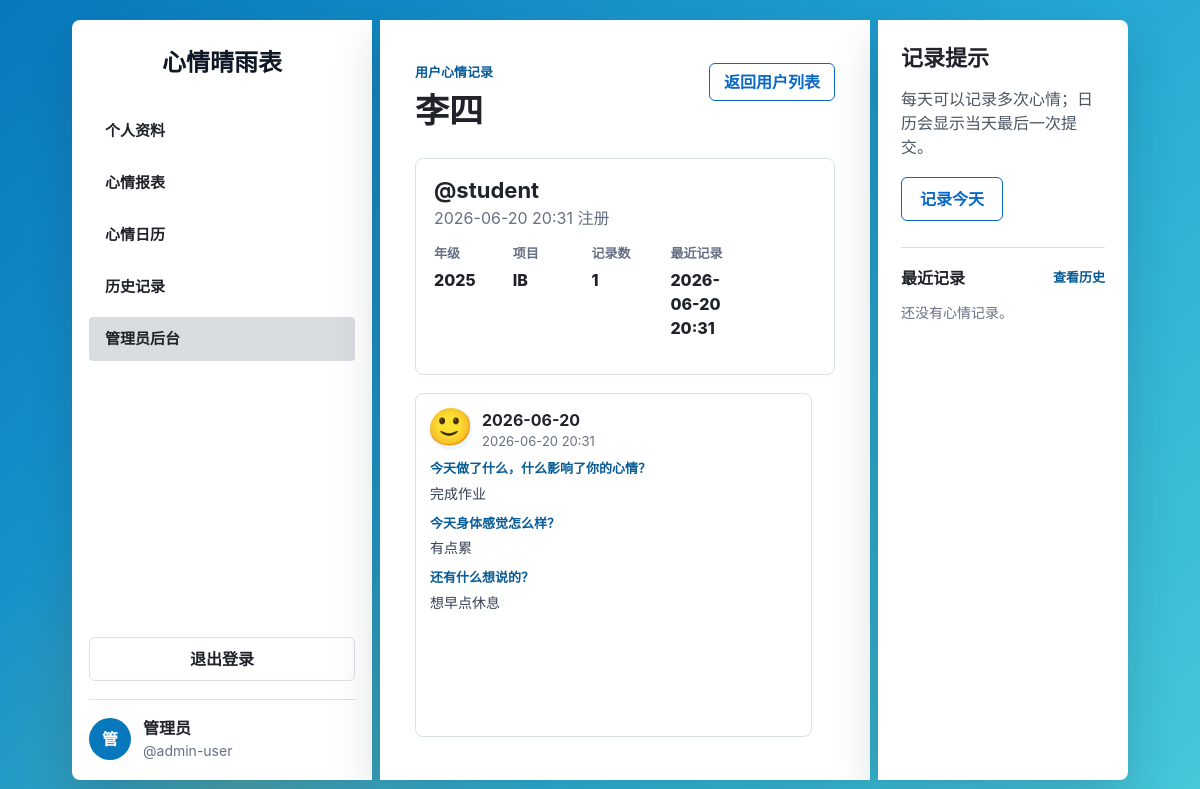
Page /admin/users/2 (signed in) on the earlier database version.
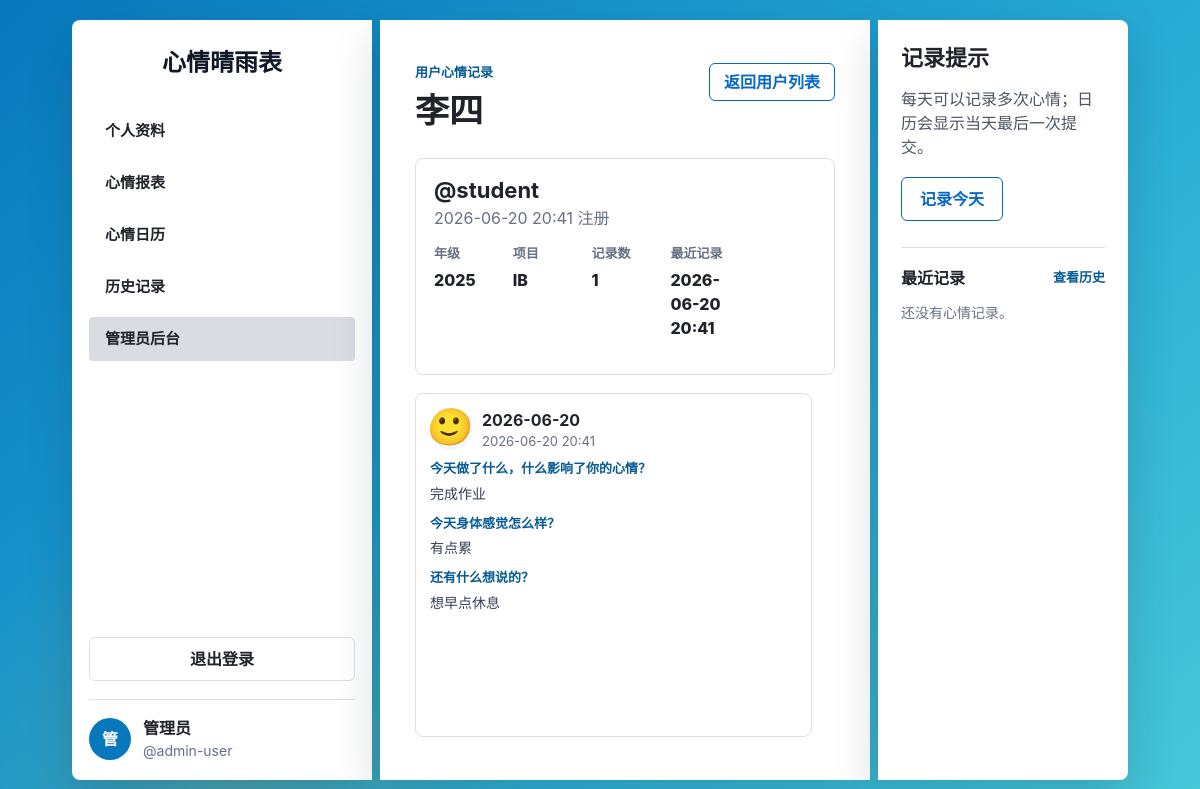
Same page on the later database version.
### tables this page shows
CREATE TABLE users (
                id INTEGER PRIMARY KEY AUTOINCREMENT,
                real_name TEXT NOT NULL,
                nickname TEXT NOT NULL UNIQUE,
                grade TEXT NOT NULL DEFAULT '',
                program TEXT NOT NULL DEFAULT '',
                is_admin INTEGER NOT NULL DEFAULT 0,
                password_hash TEXT NOT NULL,
                created_at TEXT NOT NULL
            );

CREATE TABLE mood_entries (
                id INTEGER PRIMARY KEY AUTOINCREMENT,
                user_id INTEGER NOT NULL,
                mood_emoji TEXT NOT NULL,
                reason TEXT NOT NULL,
                entry_date TEXT NOT NULL,
                created_at TEXT NOT NULL,
                FOREIGN KEY (user_id) REFERENCES users (id)
            );

### main.py (the view)
    @app.get("/admin/users/{user_id}", name="admin_user_detail")
    async def admin_user_detail(request: Request, user_id: int):
        user = require_admin(request)
        if isinstance(user, RedirectResponse):
            return user
        target_user, entries = get_admin_user_detail(request, user_id)
        if target_user is None:
            flash(request, "没有找到这个用户。", "error")
            return redirect_to(request, "admin_dashboard")
        return render_template(
            request,
            "admin_user.html",
            {
                "active_page": "admin_dashboard",
                "target_user": target_user,
                "entries": entries,
                "recent_entries": [],
            },
        )

### templates/admin_user.html (shortened to what this page needs)
{% extends "dashboard.html" %}
{% block content_card_class %}adaptive-scroll-card{% endblock %}
{% block content %}
<section class="page-heading admin-detail-heading">
  <div>
    <p class="eyebrow">用户心情记录</p>
    <h1>{{ target_user["real_name"] }}</h1>
  </div>
  <a class="outline-button admin-back-link" href="{{ url_for('admin_dashboard') }}">返回用户列表</a>
</section>
<section class="admin-user-card">
  <header class="admin-user-header">
    <div>
      <h2>@{{ target_user["nickname"] }}</h2>
      <p>{{ target_user["created_at"] | datetime_cn }} 注册</p>
    </div>
  </header>
  <dl class="admin-user-meta">
    <div>
      <dt>年级</dt>
      <dd>{{ target_user["grade"] or "未设置" }}</dd>
    </div>
    <div>
      <dt>项目</dt>
      <dd>{{ target_user["program"] or "未设置" }}</dd>
    </div>
    <div>
      <dt>记录数</dt>
      <dd>{{ target_user["entry_count"] }}</dd>
    </div>
    <div>
      <dt>最近记录</dt>
      <dd>{{ target_user["latest_entry_at"] | datetime_cn or "暂无" }}</dd>
    </div>
  </dl>
</section>
<section class="admin-entry-list" aria-label="心情记录">
  {% if entries %}
    {% for entry in entries %}
      <article class="admin-entry">
        <div class="admin-entry-heading">
          <span class="recent-emoji">
            <span class="emoji-glyph">{{ entry["mood_emoji"] }}</span>
          </span>
          <div>
            <strong>{{ entry["entry_date"] }}</strong>
            <span class="admin-entry-time">{{ entry["created_at"] | datetime_cn }}</span>
          </div>
        </div>
        <div class="reason-parts">
          {% for part in entry["reason"] | mood_reason_parts %}
            <section class="reason-part">
              {% if part.question %}
                <span class="reason-question">{{ part.question }}</span>
              {% endif %}
              <p class="reason-answer">{{ part.answer }}</p>
            </section>
          {% endfor %}
        </div>
      </article>
    {% endfor %}
  {% else %}
    <p class="muted">这个用户还没有提交心情记录。</p>
  {% endif %}
</section>
{% endblock %}

### templates/dashboard.html (shortened to what this page needs)
{% extends "base.html" %}
{% block body_class %}dashboard-page{% endblock %}
{% block body %}
<div class="dashboard-shell">
  <aside class="sidebar">
    <a class="sidebar-brand" href="{{ url_for('profile') }}">
      <span>心情晴雨表</span>
    </a>
    <nav class="nav-list" aria-label="主导航">
      <a class="nav-item {% if active_page == 'profile' %}is-active{% endif %}" href="{{ url_for('profile') }}">
        <span>个人资料</span>
      </a>
      <a class="nav-item {% if active_page == 'mood_report' %}is-active{% endif %}" href="{{ url_for('mood_report') }}">
        <span>心情报表</span>
      </a>
      <a class="nav-item {% if active_page == 'mood_calendar' %}is-active{% endif %}" href="{{ url_for('mood_calendar') }}">
        <span>心情日历</span>
      </a>
      <a class="nav-item {% if active_page == 'mood_history' %}is-active{% endif %}" href="{{ url_for('mood_history') }}">
        <span>历史记录</span>
      </a>
      {% if current_user["is_admin"] %}
        <a class="nav-item {% if active_page == 'admin_dashboard' %}is-active{% endif %}" href="{{ url_for('admin_dashboard') }}">
          <span>管理员后台</span>
        </a>
      {% endif %}
    </nav>
    <form class="logout-form" method="post" action="{{ url_for('logout') }}">
      <button class="ghost-button" type="submit">退出登录</button>
    </form>
    <div class="sidebar-user">
      <div class="avatar">{{ current_user["real_name"][:1] }}</div>
      <div>
        <strong>{{ current_user["real_name"] }}</strong>
        <span>@{{ current_user["nickname"] }}</span>
      </div>
    </div>
  </aside>
  <main class="content-card {% block content_card_class %}{% endblock %}">
    {% block content %}{% endblock %}
  </main>
  <aside class="support-panel">
    <h2>记录提示</h2>
    <p>每天可以记录多次心情；日历会显示当天最后一次提交。</p>
    <a class="outline-button" href="{{ url_for('mood_report') }}">记录今天</a>
    <div class="recent-block">
      <div class="recent-header">
        <h3>最近记录</h3>
        <a href="{{ url_for('mood_history') }}">查看历史</a>
      </div>
      {% if recent_entries %}
        <ul class="recent-list">
          {% for entry in recent_entries %}
            <li>
              <span class="recent-emoji">
                <span class="emoji-glyph">{{ entry["mood_emoji"] }}</span>
              </span>
              <div>
                <strong>{{ entry["entry_date"] }}</strong>
                <div class="reason-parts compact">
                  {% for part in entry["reason"] | mood_reason_parts %}
                    <section class="reason-part">
                      {% if part.question %}
                        <span class="reason-question">{{ part.question }}</span>
                      {% endif %}
                      <p class="reason-answer">{{ part.answer }}</p>
                    </section>
                  {% endfor %}
                </div>
              </div>
            </li>
          {% endfor %}
        </ul>
      {% else %}
        <p class="muted">还没有心情记录。</p>
      {% endif %}
    </div>
  </aside>
</div>
{% endblock %}

### templates/base.html (shortened to what this page needs)
<!doctype html>
<html lang="zh-CN">
<head>
  <link rel="stylesheet" href="{{ url_for('static', filename='styles.css') }}">
</head>
<body class="{% block body_class %}{% endblock %}">
  {% block body %}{% endblock %}
</body>
</html>

Differences in the rows shown:
changed users "李四": created_at "2026-06-20 20:31" → "2026-06-20 20:41"
changed mood_entries: created_at "2026-06-20 20:31" → "2026-06-20 20:41"
Other differences:
{{ target_user["latest_entry_at"] | datetime_cn or "暂无" }}: "2026-06-20 20:31" → "2026-06-20 20:41"
